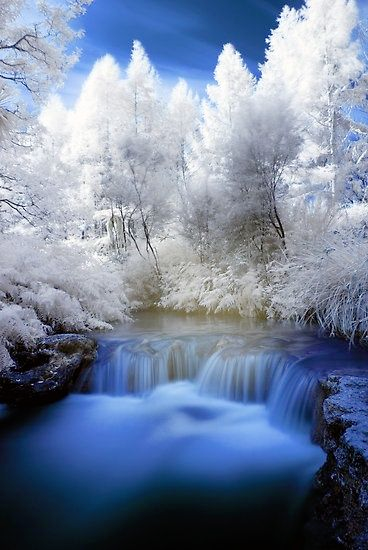
#> input picture 11092021-lab/img.png, 368 x 550 px
$ python 518H0003-Ex1.py
#> lines starting #> are read from the running program, lines starting #| are printed output that depends on the picture
"""
Name: 518H0003-Ex1.py
Author: Quoc Cuong Nguyen
Contact: cuongbo2000@icloud.com
Time: 09/11/2021 15:36
Desc:
"""
import cv2
from matplotlib import pyplot as plt

img = cv2.imread('img.png',0)
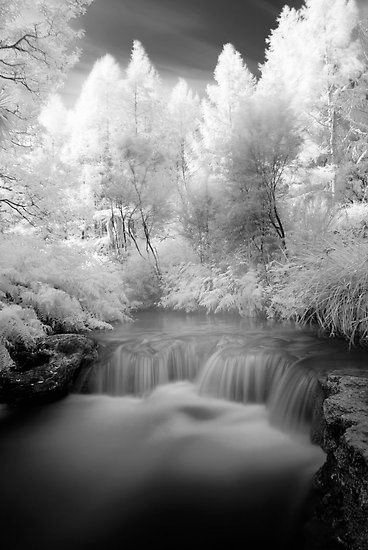
#> img: shape (550, 368); min 0, max 255, mean 129.9

plt.figure(figsize=(6,5))
plt.title('Histogram for this image in grayscale')
plt.hist(img.ravel(),256,[0,256])
plt.show()
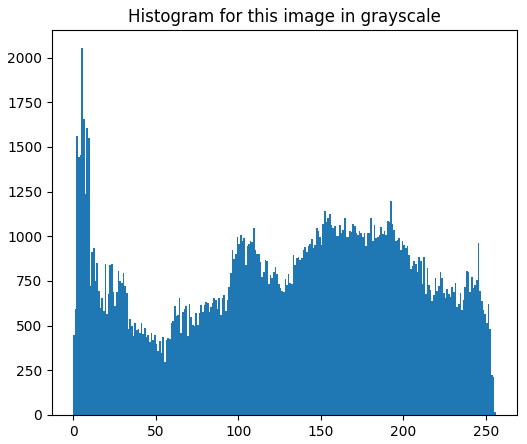
#> figure drawn by matplotlib, 1 panel; tallest bar 2052 high, from x = 5 to 6

equ = cv2.equalizeHist(img)

plt.figure(figsize=(6,5))
plt.title('Histogram for this image in grayscale after equalization')
plt.hist(equ.ravel(),256,[0,256])
plt.show()
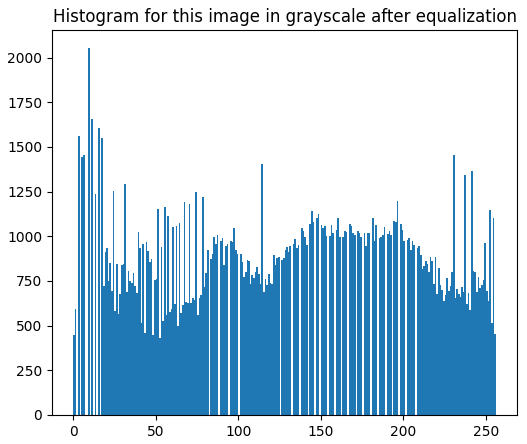
#> figure drawn by matplotlib, 1 panel; tallest bar 2052 high, from x = 9 to 10

cv2.imshow('Before',img)
cv2.imshow('After',equ)
cv2.waitKey(0)
cv2.destroyAllWindows()
